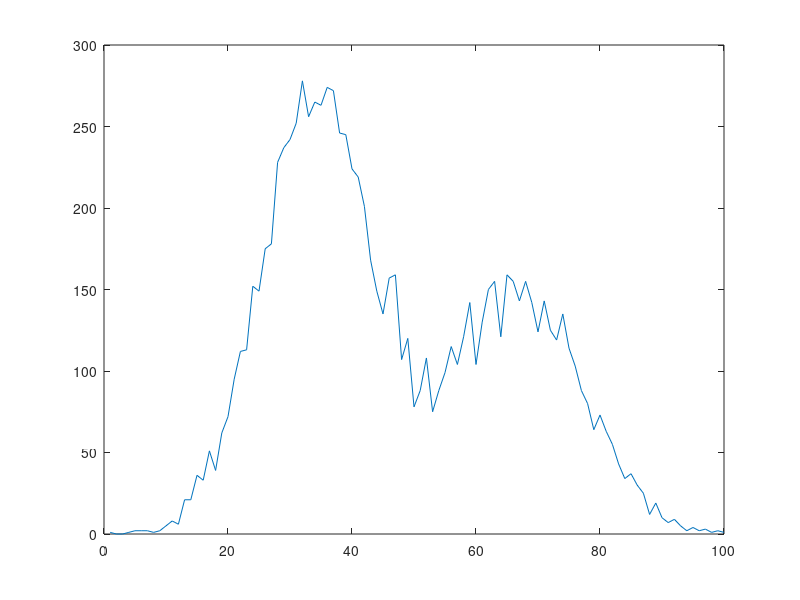

Here is the MATLAB script that generated this plot:
n = 10000;
w1 = 0.6;
w2 = 0.4;
u1 = -0.2;
u2 = 5;
o1 = 2;
o2 = 3;
s = [];
x = [];
i = 1;
tic;
while i <= n
   u = rand;
   if u <= w1
       x = normrnd(u1,sqrt(o1));
   else 
       x = normrnd(u2,sqrt(o2));
   end
   s = union(s,x);
   i = i+1;
end

h = hist(s,100);
figure;
plot(h);
toc
%Elapsed time is 5.741782 seconds.%